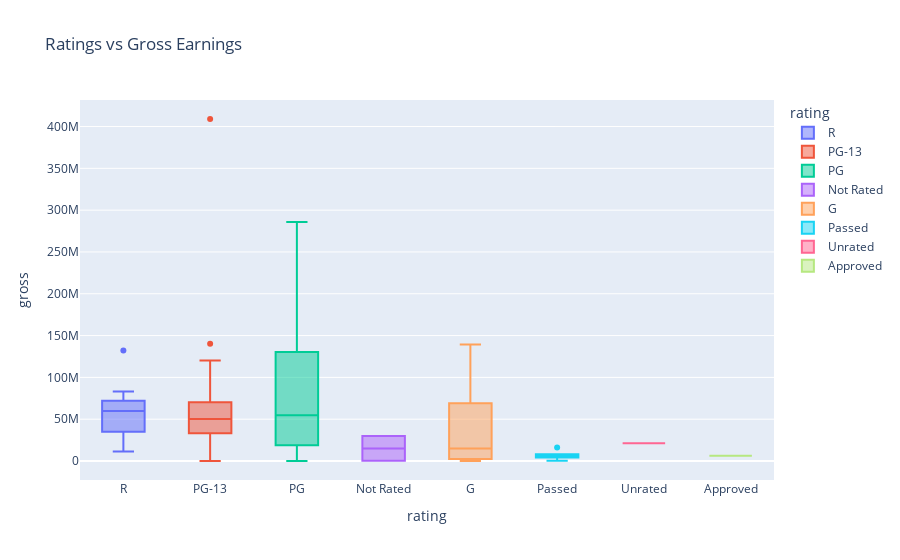

The notebook cell this image was saved under:
### Markdown cell above
### Boxplot of the distributions of the runtimes vs earnings

There is not much there. Since movies that appear on TV only tend to make much less money.

### Code cell
import plotly.express as px

fig = px.box(shorter_movies_now_xmas, x="rating", y="gross", title = "Ratings vs Gross Earnings", color = 'rating')
fig.show()

### Figure 1 — Plotly figure (JSON) as saved in the notebook; plotly's stock layout.template omitted (floating-point values rounded to 4 significant figures)
{"data": [{"alignmentgroup": "True", "hovertemplate": "rating=%{x}<br>gross=%{y}<extra></extra>", "legendgroup": "R", "marker": {"color": "#636efa"}, "name": "R", "notched": false, "offsetgroup": "R", "orientation": "v", "showlegend": true, "x": ["R", "R", "R", "R", "R", "R", "R", "R", "R", "R"], "x0": " ", "xaxis": "x", "y": [59700000, 83010000, 72110000, 60060000, 54770000, 17780000, 11440000, 70530000, 35030000, 132090000], "y0": " ", "yaxis": "y", "type": "box"}, {"alignmentgroup": "True", "hovertemplate": "rating=%{x}<br>gross=%{y}<extra></extra>", "legendgroup": "PG-13", "marker": {"color": "#EF553B"}, "name": "PG-13", "notched": false, "offsetgroup": "PG-13", "orientation": "v", "showlegend": true, "x": ["PG-13", "PG-13", "PG-13", "PG-13", "PG-13", "PG-13", "PG-13", "PG-13", "PG-13", "PG-13", "PG-13", "PG-13", "PG-13", "PG-13", "PG-13"], "x0": " ", "xaxis": "x", "y": [71320000, 60330000, 35150000, 120150000, 56360000, 140370000, 409010000, 32620000.0, 11660000, 50290000, 49120000, 41720000, 67360000, 29080000, 130000], "y0": " ", "yaxis": "y", "type": "box"}, {"alignmentgroup": "True", "hovertemplate": "rating=%{x}<br>gross=%{y}<extra></extra>", "legendgroup": "PG", "marker": {"color": "#00cc96"}, "name": "PG", "notched": false, "offsetgroup": "PG", "orientation": "v", "showlegend": true, "x": ["PG", "PG", "PG", "PG", "PG", "PG", "PG", "PG", "PG", "PG", "PG", "PG", "PG", "PG", "PG", "PG", "PG", "PG", "PG", "PG", "PG", "PG", "PG", "PG", "PG", "PG", "PG"], "x0": " ", "xaxis": "x", "y": [285760000, 260000000.0, 173400000, 12200000, 270620000, 173590000, 144830000, 17190000, 137860000, 73780000, 60570000, 75080000, 30880000, 35090000, 23720000, 46460000, 72010000, 34550000, 108100000, 54860000, 5680000, 103410000, 12210000, 37630000, 2780000, 80000, 16600000.0], "y0": " ", "yaxis": "y", "type": "box"}, {"alignmentgroup": "True", "hovertemplate": "rating=%{x}<br>gross=%{y}<extra></extra>", "legendgroup": "Not Rated", "marker": {"color": "#ab63fa"}, "name": "Not Rated", "notched": false, "offsetgroup": "Not Rated", "orientation": "v", "showlegend": true, "x": ["Not Rated", "Not Rated"], "x0": " ", "xaxis": "x", "y": [30000000, 200000], "y0": " ", "yaxis": "y", "type": "box"}, {"alignmentgroup": "True", "hovertemplate": "rating=%{x}<br>gross=%{y}<extra></extra>", "legendgroup": "G", "marker": {"color": "#FFA15A"}, "name": "G", "notched": false, "offsetgroup": "G", "orientation": "v", "showlegend": true, "x": ["G", "G", "G", "G", "G", "G", "G", "G", "G", "G", "G"], "x0": " ", "xaxis": "x", "y": [139240000, 27280000, 84500000, 3700000, 18590000, 14810000, 2120000, 13680000, 10000, 110000, 82990000], "y0": " ", "yaxis": "y", "type": "box"}, {"alignmentgroup": "True", "hovertemplate": "rating=%{x}<br>gross=%{y}<extra></extra>", "legendgroup": "Passed", "marker": {"color": "#19d3f3"}, "name": "Passed", "notched": false, "offsetgroup": "Passed", "orientation": "v", "showlegend": true, "x": ["Passed", "Passed", "Passed", "Passed", "Passed", "Passed"], "x0": " ", "xaxis": "x", "y": [7570000, 8180000, 16300000, 170000, 5450000, 4340000], "y0": " ", "yaxis": "y", "type": "box"}, {"alignmentgroup": "True", "hovertemplate": "rating=%{x}<br>gross=%{y}<extra></extra>", "legendgroup": "Unrated", "marker": {"color": "#FF6692"}, "name": "Unrated", "notched": false, "offsetgroup": "Unrated", "orientation": "v", "showlegend": true, "x": ["Unrated"], "x0": " ", "xaxis": "x", "y": [21300000], "y0": " ", "yaxis": "y", "type": "box"}, {"alignmentgroup": "True", "hovertemplate": "rating=%{x}<br>gross=%{y}<extra></extra>", "legendgroup": "Approved", "marker": {"color": "#B6E880"}, "name": "Approved", "notched": false, "offsetgroup": "Approved", "orientation": "v", "showlegend": true, "x": ["Approved"], "x0": " ", "xaxis": "x", "y": [6300000], "y0": " ", "yaxis": "y", "type": "box"}], "layout": {"xaxis": {"anchor": "y", "domain": [0, 1], "title": {"text": "rating"}, "categoryorder": "array", "categoryarray": ["R", "PG-13", "PG", "Not Rated", "G", "Passed", "Unrated", "Approved"]}, "yaxis": {"anchor": "x", "domain": [0, 1], "title": {"text": "gross"}}, "legend": {"title": {"text": "rating"}, "tracegroupgap": 0}, "title": {"text": "Ratings vs Gross Earnings"}, "boxmode": "overlay"}}
